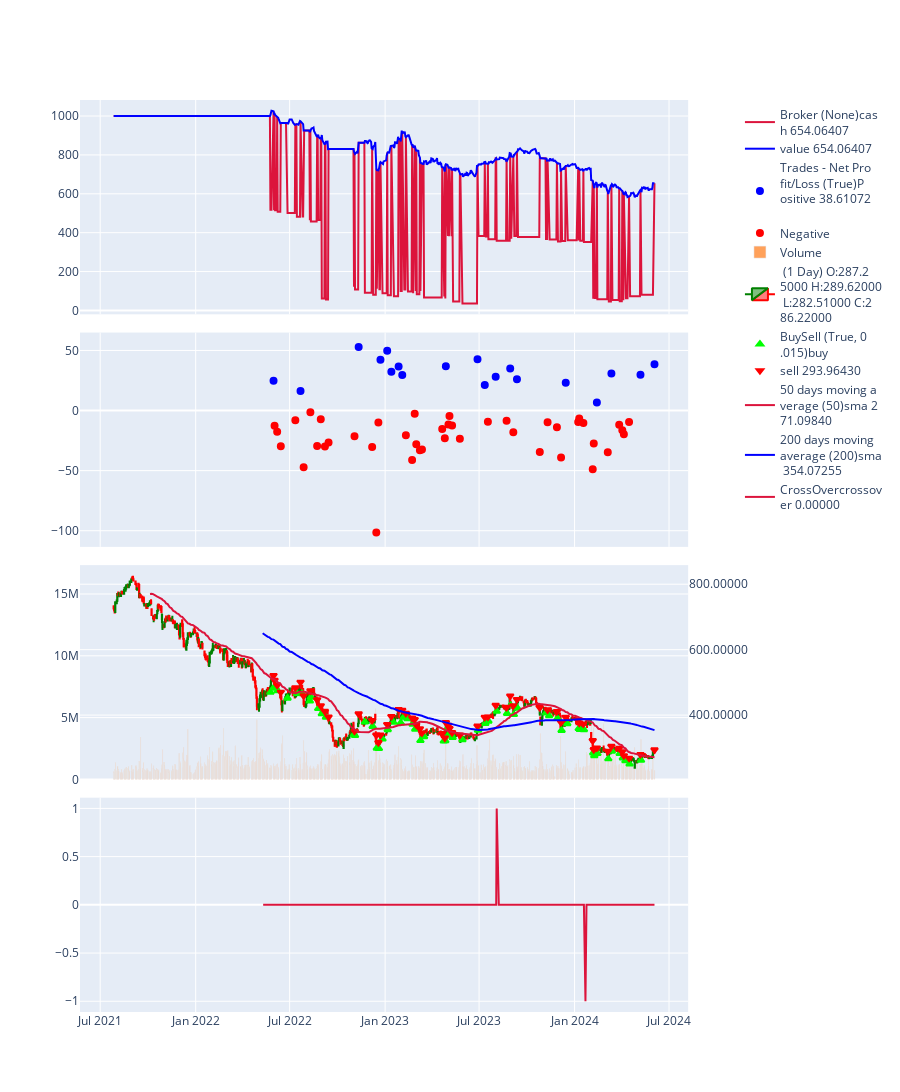

Notebook code cell kept with this figure:
### Code cell
run(ticker ="CHTR",slp=2, tpp=5, com = 0.1)

### Figure 1 — Plotly figure (JSON) as saved in the notebook; plotly's stock layout.template omitted (floating-point values rounded to 4 significant figures; data arrays with more than 128 entries replaced by an {"elided": "..."} marker saying what was removed)
{"data": [{"line": {"color": "crimson", "width": 2}, "name": "Broker (None)cas<br>h 654.06407", "opacity": 1, "type": "scatter", "x": {"elided": "718 str values"}, "xaxis": "x", "y": {"elided": "718 float values"}, "yaxis": "y"}, {"line": {"color": "rgb(0, 0, 255)", "width": 2}, "name": "value 654.06407", "opacity": 1, "type": "scatter", "x": {"elided": "718 str values"}, "xaxis": "x", "y": {"elided": "718 float values"}, "yaxis": "y"}, {"line": {"color": "rgb(0, 0, 255)", "width": 2}, "marker": {"line": {"color": "rgb(0, 0, 255)", "width": 2}, "symbol": "circle"}, "mode": "markers", "name": "Trades - Net Pro<br>fit/Loss (True)P<br>ositive 38.61072<br>", "opacity": 1, "type": "scatter", "x": {"elided": "718 str values"}, "xaxis": "x2", "y": {"elided": "718 float values"}, "yaxis": "y3"}, {"line": {"color": "rgb(255, 0, 0)", "width": 2}, "marker": {"line": {"color": "rgb(255, 0, 0)", "width": 2}, "symbol": "circle"}, "mode": "markers", "name": "Negative", "opacity": 1, "type": "scatter", "x": {"elided": "718 str values"}, "xaxis": "x2", "y": {"elided": "718 float values"}, "yaxis": "y3"}, {"name": "Volume", "type": "bar", "x": {"elided": "718 str values"}, "xaxis": "x3", "y": {"elided": "718 int values"}, "yaxis": "y5"}, {"close": {"elided": "718 float values"}, "decreasing": {"line": {"color": "red"}}, "high": {"elided": "718 float values"}, "increasing": {"line": {"color": "green"}}, "low": {"elided": "718 float values"}, "name": " (1 Day) O:287.2<br>5000 H:289.62000<br> L:282.51000 C:2<br>86.22000", "open": {"elided": "718 float values"}, "type": "candlestick", "x": {"elided": "718 str values"}, "xaxis": "x3", "yaxis": "y6"}, {"line": {"color": "lime", "width": 2}, "marker": {"line": {"color": "lime", "width": 2}, "symbol": "triangle-up"}, "mode": "markers", "name": "BuySell (True, 0<br>.015)buy", "opacity": 1, "type": "scatter", "x": {"elided": "718 str values"}, "xaxis": "x3", "y": {"elided": "718 float values"}, "yaxis": "y6"}, {"line": {"color": "rgb(255, 0, 0)", "width": 2}, "marker": {"line": {"color": "rgb(255, 0, 0)", "width": 2}, "symbol": "triangle-down"}, "mode": "markers", "name": "sell 293.96430", "opacity": 1, "type": "scatter", "x": {"elided": "718 str values"}, "xaxis": "x3", "y": {"elided": "718 float values"}, "yaxis": "y6"}, {"line": {"color": "crimson", "width": 2}, "name": "50 days moving a<br>verage (50)sma 2<br>71.09840", "opacity": 1, "type": "scatter", "x": {"elided": "718 str values"}, "xaxis": "x3", "y": {"elided": "718 float values"}, "yaxis": "y6"}, {"line": {"color": "rgb(0, 0, 255)", "width": 2}, "name": "200 days moving <br>average (200)sma<br> 354.07255", "opacity": 1, "type": "scatter", "x": {"elided": "718 str values"}, "xaxis": "x3", "y": {"elided": "718 float values"}, "yaxis": "y6"}, {"line": {"color": "crimson", "width": 2}, "name": "CrossOvercrossov<br>er 0.00000", "opacity": 1, "type": "scatter", "x": {"elided": "718 str values"}, "xaxis": "x4", "y": {"elided": "718 int values"}, "yaxis": "y7"}], "layout": {"height": 1280, "hovermode": "x unified", "xaxis": {"anchor": "y", "domain": [0, 0.94], "matches": "x4", "showticklabels": false}, "xaxis2": {"anchor": "y3", "domain": [0, 0.94], "matches": "x4", "showticklabels": false}, "xaxis3": {"anchor": "y5", "domain": [0, 0.94], "matches": "x4", "rangeslider": {"visible": false}, "showticklabels": false}, "xaxis4": {"anchor": "y7", "domain": [0, 0.94]}, "yaxis": {"anchor": "x", "domain": [0.765, 1.0]}, "yaxis2": {"anchor": "x", "overlaying": "y", "side": "right"}, "yaxis3": {"anchor": "x2", "domain": [0.51, 0.745]}, "yaxis4": {"anchor": "x2", "overlaying": "y3", "side": "right"}, "yaxis5": {"anchor": "x3", "domain": [0.255, 0.49], "range": [0, 17330000.0]}, "yaxis6": {"anchor": "x3", "overlaying": "y5", "side": "right", "tickformat": ".5f"}, "yaxis7": {"anchor": "x4", "domain": [0, 0.235]}, "yaxis8": {"anchor": "x4", "overlaying": "y7", "side": "right"}}}
